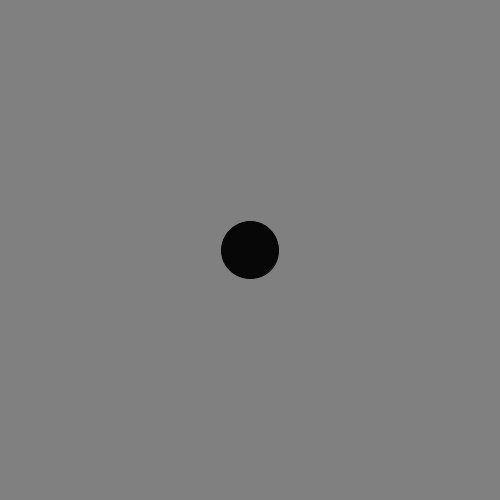
Frame 1 (no input)
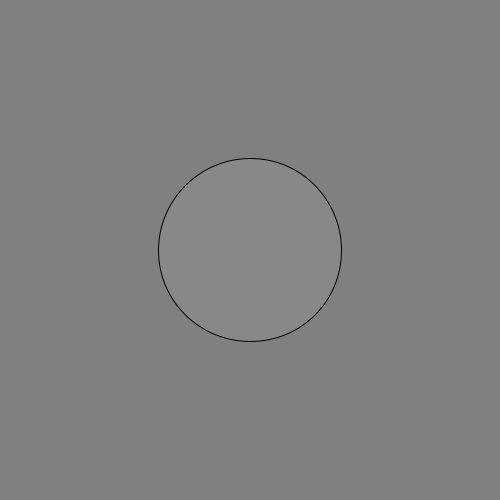
Frame 60 (the mouse pressed at the canvas centre just before this capture)
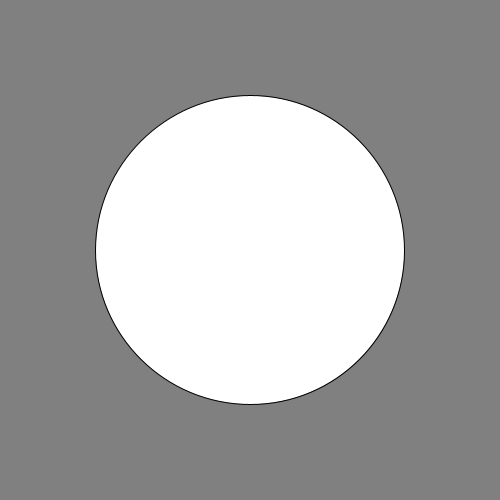
Frame 120 (the mouse held since frame 60 and released just before this capture)

The Processing sketch that drew these frames (run headless with seeded random() and noise(); from frame 60 on, the mouse is pressed at the canvas centre):

// Processing sketch: PersonalLERPFunction
// ── PersonalLERPFunction.pde
void setup() {
  size(500, 500);
}

void draw() {
  background(128);

  float p = millis() / 2000f;
  float size = lerpy(50, 300, p);

  fill(p * 255);
  ellipse(width/2, height/2, size, size);
}

// Lerp functions (with overloading)
float lerpy(float min, float max, float p) {
  return lerpy(min, max, p, true);
}

float lerpy(float min, float max, float p, boolean allowExtrapolation) {
  if (!allowExtrapolation) {
    if (p > 1) p = 1;
    if (p < 0) p = 0;
  }

  float range = max - min;
  float offset = range * p;

  return min + offset;
  // return min + (max - min) * p;
}
